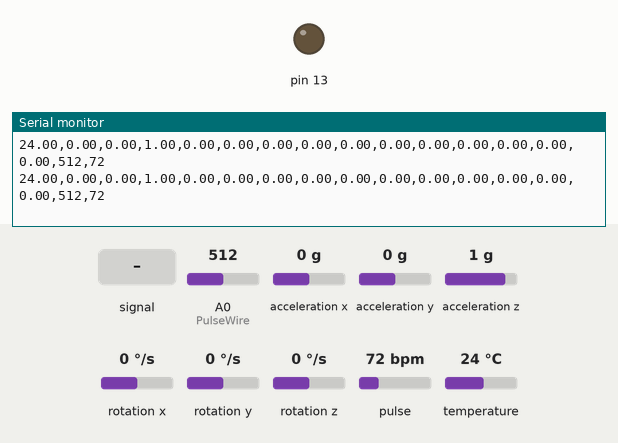
Bench run of a sketch on a simulated Arduino Uno, built with avr-gcc and run on an emulated ATmega328P. Shown: output pins drawn as LEDs (lit = HIGH), the last lines printed to the serial monitor. The test bench sets the inputs (shaded band); at power-on: acceleration x 0 g, A0 (PulseWire) = 512, acceleration y 0 g, acceleration z 1 g, rotation x 0 °/s, rotation y 0 °/s, rotation z 0 °/s, pulse 72 bpm, temperature 24 °C.

Above: at 4.2 s.
4.3 s: A0 (PulseWire) fed a 200 Hz sine of ±460 counts around its level
At 4.38 s:
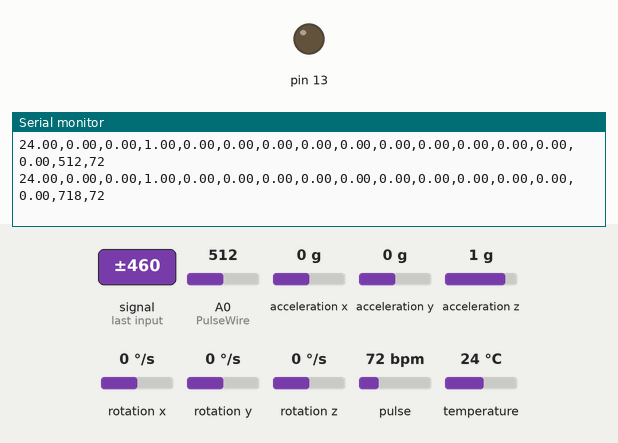
7.3 s: acceleration x set to -1.4 g
At 7.3 s:
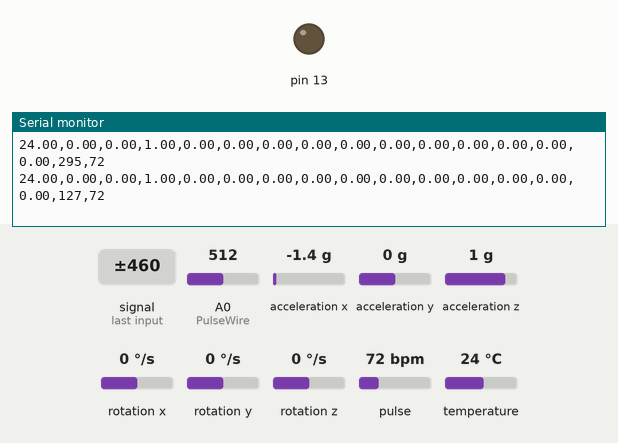
10.3 s: A0 (PulseWire) set to 560
At 10.31 s:
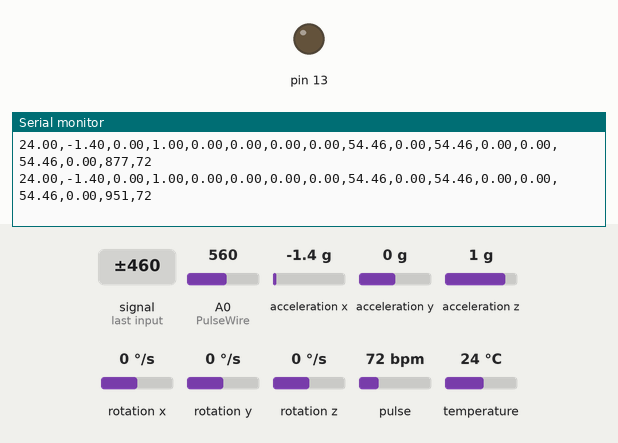
13.3 s: acceleration y set to -1.4 g
At 13.42 s:
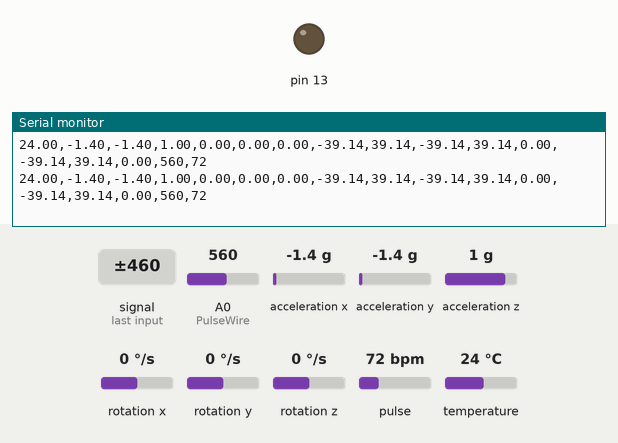
16.3 s: acceleration z set to -1.4 g
At 16.33 s:
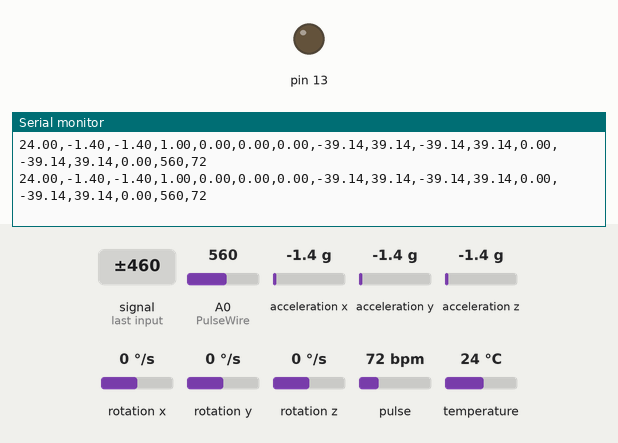
19.3 s: rotation x set to -192 °/s
At 19.33 s:
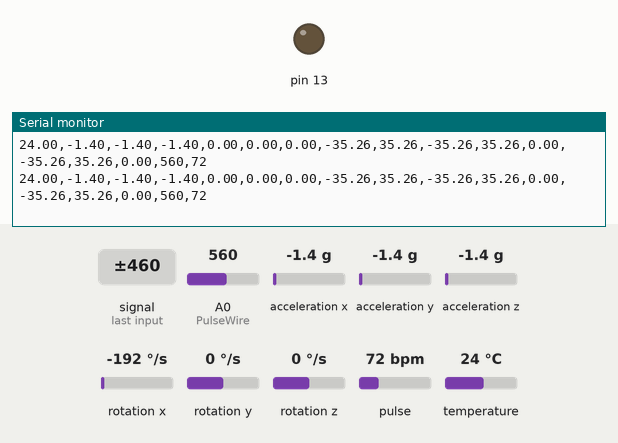

Measured:
- after the input at 4.3 s, the serial monitor: prints a new line after 0.06 s (image 1)
- after the input at 13.3 s, the serial monitor: prints a new line after 0.05 s (image 4)

The sketch:

ppg_imu.ino
```cpp
#include <MPU6050_tockn.h>
#include <Wire.h>
#define USE_ARDUINO_INTERRUPTS true    // Set-up low-level interrupts for most acurate BPM math.
#include <PulseSensorPlayground.h>     // Includes the PulseSensorPlayground Library.

MPU6050 mpu6050(Wire);

long timer = 0;

int Signal;
const int PulseWire = 0;       // PulseSensor PURPLE WIRE connected to ANALOG PIN 0
const int LED13 = 13;          // The on-board Arduino LED, close to PIN 13.
int Threshold = 550;           // Determine which Signal to "count as a beat" and which to ignore.
                               // Use the "Gettting Started Project" to fine-tune Threshold Value beyond default setting.
                               // Otherwise leave the default "550" value.
PulseSensorPlayground pulseSensor;  // Creates an instance of the PulseSensorPlayground object called "pulseSensor"


void setup() {
  Serial.begin(19200);

  // Configure the PulseSensor object, by assigning our variables to it.
  pulseSensor.analogInput(PulseWire);
  pulseSensor.blinkOnPulse(LED13);       //auto-magically blink Arduino's LED with heartbeat.
  pulseSensor.setThreshold(Threshold);

  // Double-check the "pulseSensor" object was created and "began" seeing a signal.
   if (pulseSensor.begin()) {
    Serial.println("We created a pulseSensor Object !");  //This prints one time at Arduino power-up,  or on Arduino reset.
  }

  Wire.begin();
  mpu6050.begin();
  mpu6050.calcGyroOffsets(true);
  Serial.println("");
}

void loop() {
  mpu6050.update();
  Signal = analogRead(PulseWire); // Read the sensor value
  int myBPM = pulseSensor.getBeatsPerMinute();

  if(millis() - timer > 40){
    Serial.print(mpu6050.getTemp());Serial.print(",");

    Serial.print(mpu6050.getAccX());Serial.print(",");
    Serial.print(mpu6050.getAccY());Serial.print(",");
    Serial.print(mpu6050.getAccZ());Serial.print(",");

    Serial.print(mpu6050.getGyroX());Serial.print(",");
    Serial.print(mpu6050.getGyroY());Serial.print(",");
    Serial.print(mpu6050.getGyroZ());Serial.print(",");

    Serial.print(mpu6050.getAccAngleX());Serial.print(",");
    Serial.print(mpu6050.getAccAngleY());Serial.print(",");

    Serial.print(mpu6050.getGyroAngleX());Serial.print(",");
    Serial.print(mpu6050.getGyroAngleY());Serial.print(",");
    Serial.print(mpu6050.getGyroAngleZ());Serial.print(",");

    Serial.print(mpu6050.getAngleX());Serial.print(",");
    Serial.print(mpu6050.getAngleY());Serial.print(",");
    Serial.print(mpu6050.getAngleZ());Serial.print(",");

    Serial.print(Signal);Serial.print(",");
    Serial.println(myBPM);

  }

}
```
